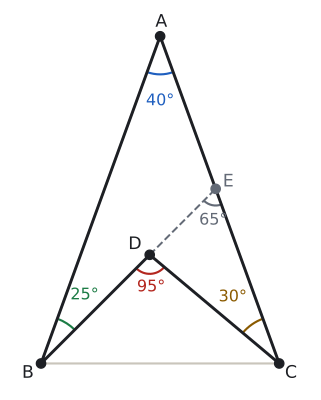

Here is the Python script that generated this plot:
import sys; sys.path.insert(0, "tools")
from cizim import *

# ABC: m(A)=40, m(B)=m(C)=70. D içeride: m(ABD)=25, m(ACD)=30 → m(BDC)=95.
# [BD] uzatılıp [AC]'yi E'de keser: m(BEC)=65.
B = np.array([0.0, 0.0]); C = np.array([5.0, 0.0])
A = np.array([2.5, 2.5 * np.tan(np.radians(70))])
def yon(d): return np.array([np.cos(np.radians(d)), np.sin(np.radians(d))])
def kesis(p, u, q, v):
    s = np.linalg.solve(np.array([u, -v]).T, q - p); return p + s[0] * u
uB = yon(70 - 25)          # B'de BA yönü 70°, 25° içeri döner
uC = yon(180 - 70 + 30)    # C'de CA yönü 110°, 30° içeri döner
D = kesis(B, uB, C, uC)
E = kesis(B, uB, A, C - A)
print("BDC", np.degrees(np.arccos(np.dot(B - D, C - D) / np.linalg.norm(B - D) / np.linalg.norm(C - D))))

fig, ax = sekil(5, 5.2)
ax.set_aspect("equal"); ax.axis("off")
ax.plot(*zip(B, C, A, B), color=CIZGI, lw=1.6)
ax.plot(*zip(A, B, D, C, A), color=YAZI)
ax.plot(*zip(D, E), color=SOLUK, lw=1.5, ls="--")
nokta(ax, *A, "A", dx=-0.1, dy=0.2); nokta(ax, *B, "B", dx=-0.4, dy=-0.3); nokta(ax, *C, "C", dx=0.12, dy=-0.3)
nokta(ax, *D, "D", dx=-0.45, dy=0.12); nokta(ax, *E, "E", dx=0.15, dy=0.05, renk=SOLUK)
aci(ax, A, B, C, r=0.8, ad="40°", renk=MAVI)
aci(ax, B, D, A, r=1.0, ad="25°", renk=YESIL)
aci(ax, C, A, D, r=1.0, ad="30°", renk=SARI)
aci(ax, D, C, B, r=0.4, ad="95°", renk=KIRMIZI)
aci(ax, E, C, B, r=0.35, ad="", renk=SOLUK)
ax.text(E[0] - 0.05, E[1] - 0.75, "65°", color=SOLUK, fontsize=12, ha="center")
ax.set_xlim(-0.7, 5.7); ax.set_ylim(-0.6, A[1] + 0.6)
kaydet(fig, __file__)
